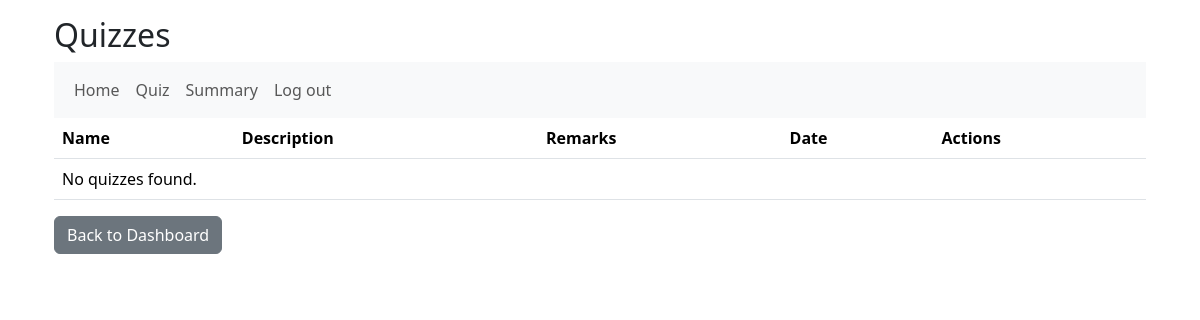
Before: /admin/quiz/show (signed in) with the older database file.
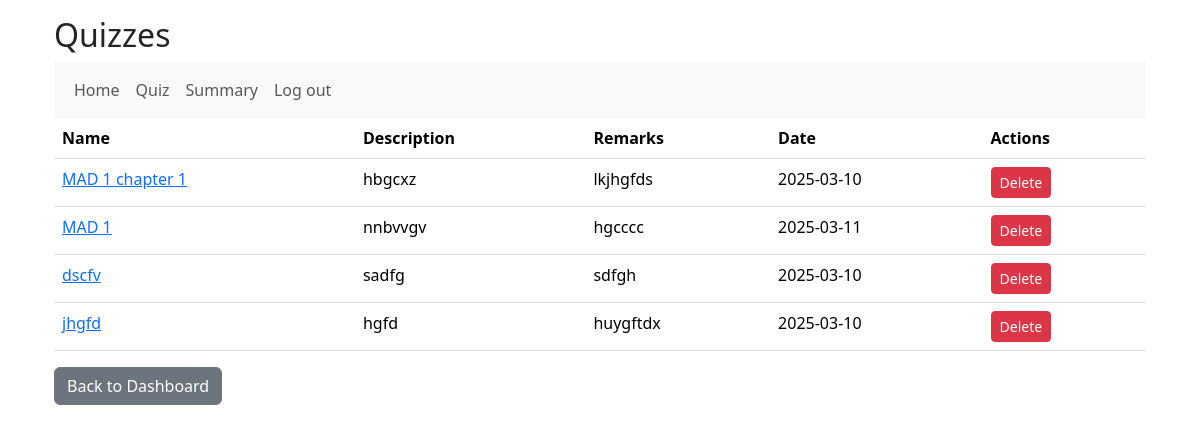
After: the same page with the newer database file.
### models/models.py (models this page shows)
class Quiz(db.Model):
    __tablename__ = "quizzes"
    id = db.Column(db.Integer, primary_key=True, autoincrement=True)
    chapter_id = db.Column(db.Integer, db.ForeignKey('chapters.id'), nullable=False)
    name = db.Column(db.String(50), nullable=False)
    description = db.Column(db.Text)
    remarks = db.Column(db.Text)
    date_of_quiz = db.Column(db.Date)
    chapter = db.relationship('Chapter', back_populates='quizzes')
    questions = db.relationship('Question', back_populates='quiz',cascade="all, delete-orphan")
    scores = db.relationship('Score', back_populates='quiz',cascade="all, delete-orphan")

### controllers/controllers.py (the view)
@controllers.route('/admin/quiz/show')
def quiz_show():
    if not check_role('admin'):
        flash('You are not allowed here')
        return redirect(url_for('controllers.login'))
    quizzes=Quiz.query.all()
    return render_template('admin_quiz.html',quizzes=quizzes)

### controllers/controllers.py (called while the page is built)
def check_role(role):
    if 'user_id' in session and session['role']==role:
        return True
    return False

### templates/admin_quiz.html
{% extends 'layout.html' %}
{% block body %}
    <div class="container">
        <h2>Quizzes</h2>
        <nav class="navbar navbar-expand-sm bg-light">
            <div class="container-fluid">
                <ul class="navbar-nav">
                    <li class="nav-item">
                        <a class="nav-link" href="{{url_for('controllers.admin_dashboard')}}">Home</a>
                    </li>
                    <li>
                        <a class="nav-link" href ="{{url_for('controllers.quiz_show')}}">Quiz</a>
                    </li>
                    <li>
                        <a class="nav-link" href ="{{url_for('controllers.summary_show')}}">Summary</a>
                    </li>
                    <li>
                        <a class="nav-link" href ="{{url_for('controllers.logout')}}">Log out</a>
                    </li>
                </ul>
            </div>
        </nav>
        <table class="table">
            <thead>
            <tr>
                <th>Name</th>
                <th>Description</th>
                <th>Remarks</th>
                <th>Date</th>
                <th>Actions</th>
            </tr>
            </thead>
            <tbody>
            {% for quiz in quizzes %}
                <tr>
                    <td>
                        <a href="{{ url_for('controllers.quiz_show_detail', id=quiz.id) }}">{{ quiz.name }}</a>
                    </td>
                    <td>{{ quiz.description }}</td>
                    <td>{{ quiz.remarks }}</td>
                    <td>{{ quiz.date_of_quiz }}</td>
                    <td>
                         <form method="POST" action="{{ url_for('controllers.quiz_delete', id=quiz.id) }}" style="display: inline;">
                            <button type="submit" class="btn btn-sm btn-danger">Delete</button>
                        </form>
                    </td>
                </tr>
            {% else %}
                <tr>
                    <td colspan="5">No quizzes found.</td>
                </tr>
            {% endfor %}
            </tbody>
        </table>
        <a href="{{ url_for('controllers.admin_dashboard') }}" class="btn btn-secondary">Back to Dashboard</a>
    </div>
{% endblock %}

Changed rows visible on the page:
added Quiz: name "MAD 1 chapter 1", description "hbgcxz", remarks "lkjhgfds", date_of_quiz "2025-03-10"
added Quiz: name "MAD 1", description "nnbvvgv", remarks "hgcccc", date_of_quiz "2025-03-11"
added Quiz: name "dscfv", description "sadfg", remarks "sdfgh", date_of_quiz "2025-03-10"
added Quiz: name "jhgfd", description "hgfd", remarks "huygftdx", date_of_quiz "2025-03-10"
Other visible differences:
text no longer shown: "No quizzes found."
